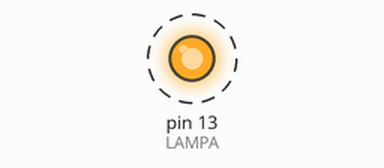
Simulated run of this sketch. Board: Arduino Uno, built with avr-gcc and run on an emulated ATmega328P. Shown: output pins drawn as LEDs (lit = HIGH). Dashed ring = blinking.

Above: at 0.2 s.
Timing chart, 0 to 3.0 s (numbered marks = the images above):
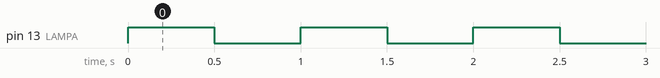

The sketch:

Morse-exercise.ino
```cpp
// Morse-exercise

const int LAMPA = 13;
const int PAUS = 500; // millisekunder

void setup() {
  pinMode(LAMPA, OUTPUT);
}

void loop() {
  digitalWrite(LAMPA, HIGH);  // turn the LED on (HIGH is the voltage level)
  delay(PAUS);                // wait for on millis
  digitalWrite(LAMPA, LOW);   // turn the LED off by making the voltage LOW
  delay(PAUS);                // wait for off millis
}
```

Measured:
- by itself, pin 13 (LAMPA): alternates HIGH for 0.50 s and LOW for 0.50 s
